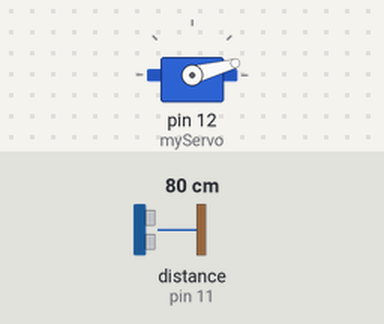
This sketch was run on a simulated Arduino Uno, built with avr-gcc and run on an emulated ATmega328P. Parts: servo. Wiring (inferred from the names in the program): ultrasonic range finder: trigger pin 10; echo pin 11. The test bench sets the inputs (shaded band); at power-on: distance to the obstacle (sensor on pin 11) 80 cm. The echo pulse lasts 58.3 µs per cm; what the sketch prints to the serial monitor is not drawn.

Above: at 0.01 s.
1.3 s: distance to the obstacle (sensor on pin 11) set to 2 cm
At 2.4 s:
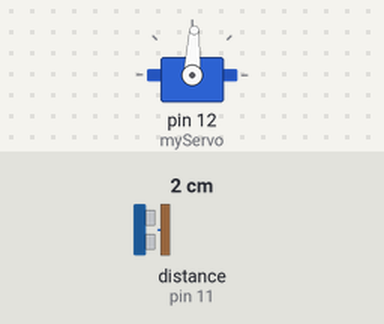
4.3 s: distance to the obstacle (sensor on pin 11) set to 299 cm
At 5.17 s:
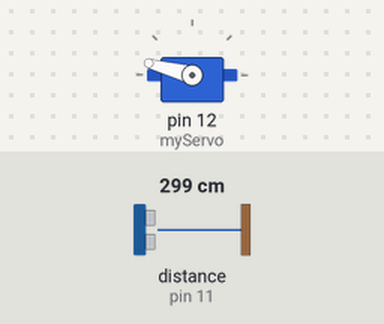
7.3 s: distance to the obstacle (sensor on pin 11) set to 4 cm
10.3 s: distance to the obstacle (sensor on pin 11) set to 18 cm
Timing chart, 0 to 14.3 s (numbered marks = the images above; inputs shaded):
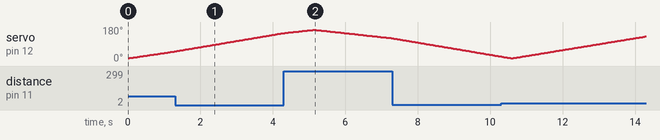

The sketch:

ultraardino.ino.ino
```cpp
#include <Servo.h>  // Include the Servo library

// Define pins for the ultrasonic sensor
const int trigPin = 10;
const int echoPin = 11;

// Variables for distance measurement
long duration;
int distance;

// Create Servo object
Servo myServo;

void setup() {
  pinMode(trigPin, OUTPUT);  // trigPin as output
  pinMode(echoPin, INPUT);   // echoPin as input
  Serial.begin(9600);       // Start serial communication at 9600 baud
  myServo.attach(12);       // Attach the servo to pin 12
}

void loop() {
  // Sweep from 15 to 165 degrees
  for (int angle = 15; angle <= 165; angle++) {
    myServo.write(angle);
    delay(30);
    distance = calculateDistance();

    // Send data in "angle,distance." format
    Serial.print(angle);
    Serial.print(",");
    Serial.print(distance);
    Serial.print(".");
  }

  // Sweep from 165 back to 15 degrees
  for (int angle = 165; angle >= 15; angle--) {
    myServo.write(angle);
    delay(30);
    distance = calculateDistance();

    // Send data in "angle,distance." format
    Serial.print(angle);
    Serial.print(",");
    Serial.print(distance);
    Serial.print(".");
  }
}

// Function to calculate distance from ultrasonic sensor
int calculateDistance() {
  digitalWrite(trigPin, LOW);
  delayMicroseconds(2);

  digitalWrite(trigPin, HIGH);
  delayMicroseconds(10);
  digitalWrite(trigPin, LOW);

  duration = pulseIn(echoPin, HIGH);

  distance = duration * 0.034 / 2;  // Convert to cm
  return distance;
}
```
